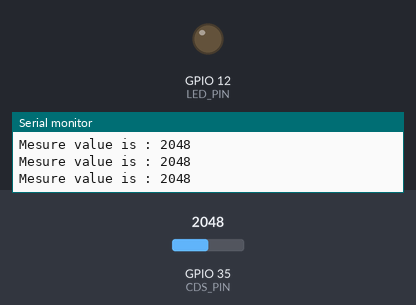
Recording of a sketch running on a simulated ESP32. Shown: output pins drawn as LEDs (lit = HIGH), the last lines printed to the serial monitor. The test bench sets the inputs (shaded band); at power-on: GPIO 35 (CDS_PIN) = 2048.

Above: at 1.3 s.
1.4 s: GPIO 35 (CDS_PIN) set to 1925
At 2.1 s:
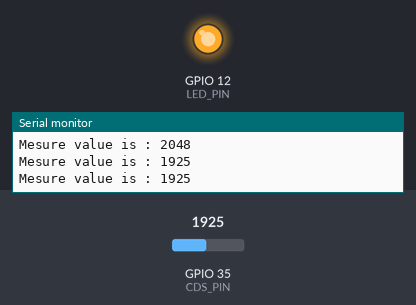
3.0 s: GPIO 35 (CDS_PIN) set to 2047
At 3.3 s:
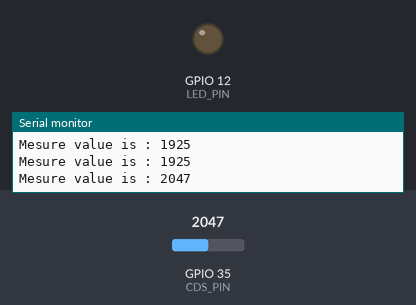
4.5 s: GPIO 35 (CDS_PIN) set to 1228
At 5.7 s:
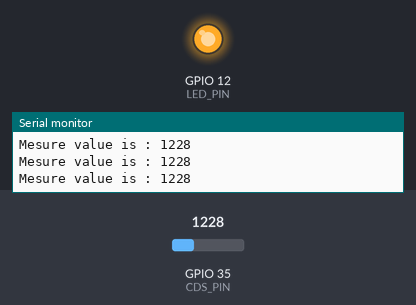
Timing chart, 0 to 7.5 s (numbered marks = the images above; inputs shaded):
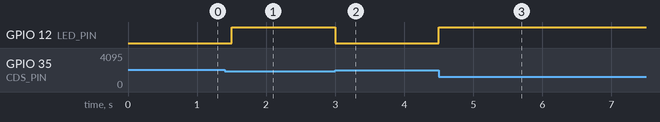

The sketch:

CdsSensorLEDThreshold.ino
```cpp
/*cdsセンサーの動きを確認するためのシンプルなプログラムです
 *
 * CdSセンサーの読み取り値が閾値以下になったらLEDを点灯させます。
 * それ以外の時は消灯しています
*/

#define CDS_PIN 35      //センサーのピン番号
#define LED_PIN 12      //LEDのピン番号
#define LIGHT_TH 2000   //LEDを点灯させる閾値（CdSの測定値の半部くらいから始めてください）

void setup() {
  Serial.begin(115200);
  Serial.println("cds sensor start");
  pinMode(CDS_PIN, INPUT);        //使用するピンのセット
  pinMode(LED_PIN, OUTPUT);
}

void loop() {

  int Measurevalue;
  Measurevalue = analogRead(CDS_PIN); //明るさの測定

  if (Measurevalue < LIGHT_TH){       //閾値を下回ったら
    digitalWrite(LED_PIN, HIGH);      //LEDを点灯させる
  }else{
    digitalWrite(LED_PIN, LOW);       //それ以外のときは消灯
  }

  Serial.print("Mesure value is : "); //測定値の表示
  Serial.println(Measurevalue);

  delay(500);                         //測定頻度調整のために遅延を入れる
}
```

Measured:
- the behaviour switches between 2000 and 1999 on GPIO 35 (CDS_PIN) (found by bisection; images 0 and 1)
- after the input at 1.4 s, GPIO 12 (LED_PIN): LOW → HIGH after 0.10 s
- after the input at 3.0 s, GPIO 12 (LED_PIN): HIGH → LOW at once
- after the input at 4.5 s, GPIO 12 (LED_PIN): LOW → HIGH at once
